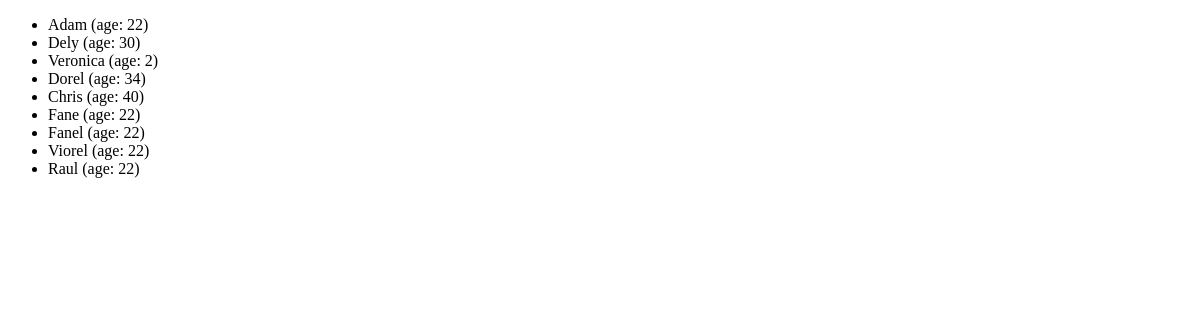
The app's page /, older data.
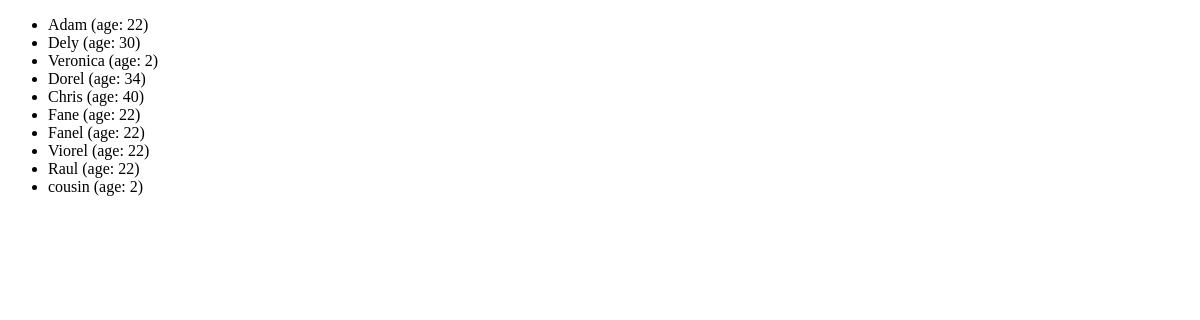
The same page, newer data.
### book_outlet/models.py (models this page shows, shortened)
class Family(models.Model):
    name = models.CharField(max_length=50)
    age = models.IntegerField(validators= [MinLengthValidator(1), MaxLengthValidator(5)])
    author = models.CharField(null=True, max_length=100)
    is_bestselling = models.BooleanField(default=False)

### book_outlet/views.py (the view)
# urls.py: path('', views.index, name='index')
def index(request):
    members = Family.objects.all()
    return render(request, 'book_outlet/index.html', {
        'members': members
    })

### book_outlet/templates/book_outlet/index.html (shortened to what this page needs)
{% extends 'book_outlet/base.html' %}
{% block body %}
    <ul>
        {% for member in members%}
            <li>{{ member.name }} (age: {{ member.age }})</li>
        {% endfor %}
    </ul>
{% endblock body %}

Row changes from the older to the newer data that the page shows:
added Family: name "cousin", age "2"
